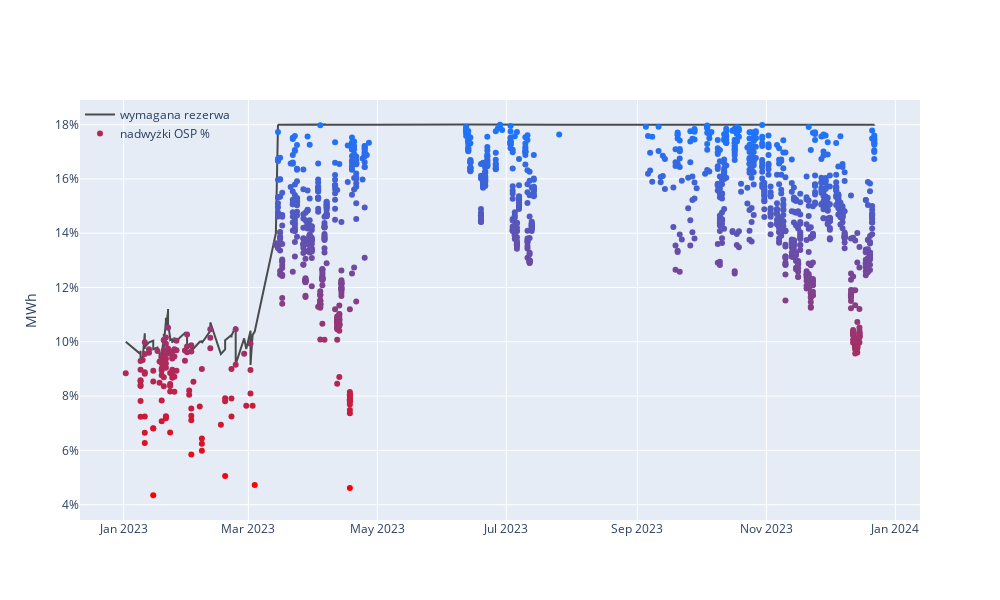

Notebook cell for this chart:
### Code cell
x = godz_7_22_niedobory['Doba']
y_nadwyżki = godz_7_22_niedobory['nadwyżki OSP %']
y_rezerwa = godz_7_22_niedobory['rezerwa %']

fig7 = go.Figure()
fig7.add_trace(go.Scatter(x=x, y=y_rezerwa,
                    mode='lines',
                    name='wymagana rezerwa',
                         marker_color='#4A4B4D'))
fig7.add_trace(go.Scatter(x=x, y=y_nadwyżki,
                    mode='markers', name='nadwyżki OSP %',    marker = dict(
        colorscale=['red', '#1A76FF']
                  #Bluered_r      
    ), marker_color=y_nadwyżki))


fig7.update_layout(
    width=1000,
    height=600,
    #title='Krajowa miesięczna generacja i zapotrzebowanie',
    #xaxis_tickfont_size=14,
    
    #xaxis=dict(
    #        dtick="M1",
    #tickformat="%b\n%Y"),
        
    
    
    yaxis=dict(
        title='MWh',
        #titlefont_size=16,
        #tickfont_size=14,
        tickformat=".0%"
    ),
    
    legend=dict(
        x=0,
        y=1.0,
        bgcolor='rgba(255, 255, 255, 0)',
        bordercolor='rgba(255, 255, 255, 0)'
        )
    )

fig7.show()

### Figure 1 — Plotly figure (JSON) as saved in the notebook; plotly's stock layout.template omitted (floating-point values rounded to 4 significant figures; data arrays with more than 128 entries replaced by an {"elided": "..."} marker saying what was removed)
{"data": [{"marker": {"color": "#4A4B4D"}, "mode": "lines", "name": "wymagana rezerwa", "type": "scatter", "x": {"elided": "1469 str values"}, "y": {"elided": "1469 float values"}}, {"marker": {"color": {"elided": "1469 float values"}, "colorscale": [[0, "red"], [1, "#1A76FF"]]}, "mode": "markers", "name": "nadwyżki OSP %", "type": "scatter", "x": {"elided": "1469 str values"}, "y": {"elided": "1469 float values"}}], "layout": {"height": 600, "legend": {"bgcolor": "rgba(255, 255, 255, 0)", "bordercolor": "rgba(255, 255, 255, 0)", "x": 0, "y": 1}, "width": 1000, "xaxis": {"autorange": true, "range": ["2022-12-11 08:42:19.479", "2024-01-12 15:17:40.521"], "type": "date"}, "yaxis": {"autorange": true, "range": [0.03435, 0.1891], "tickformat": ".0%", "title": {"text": "MWh"}, "type": "linear"}}}
